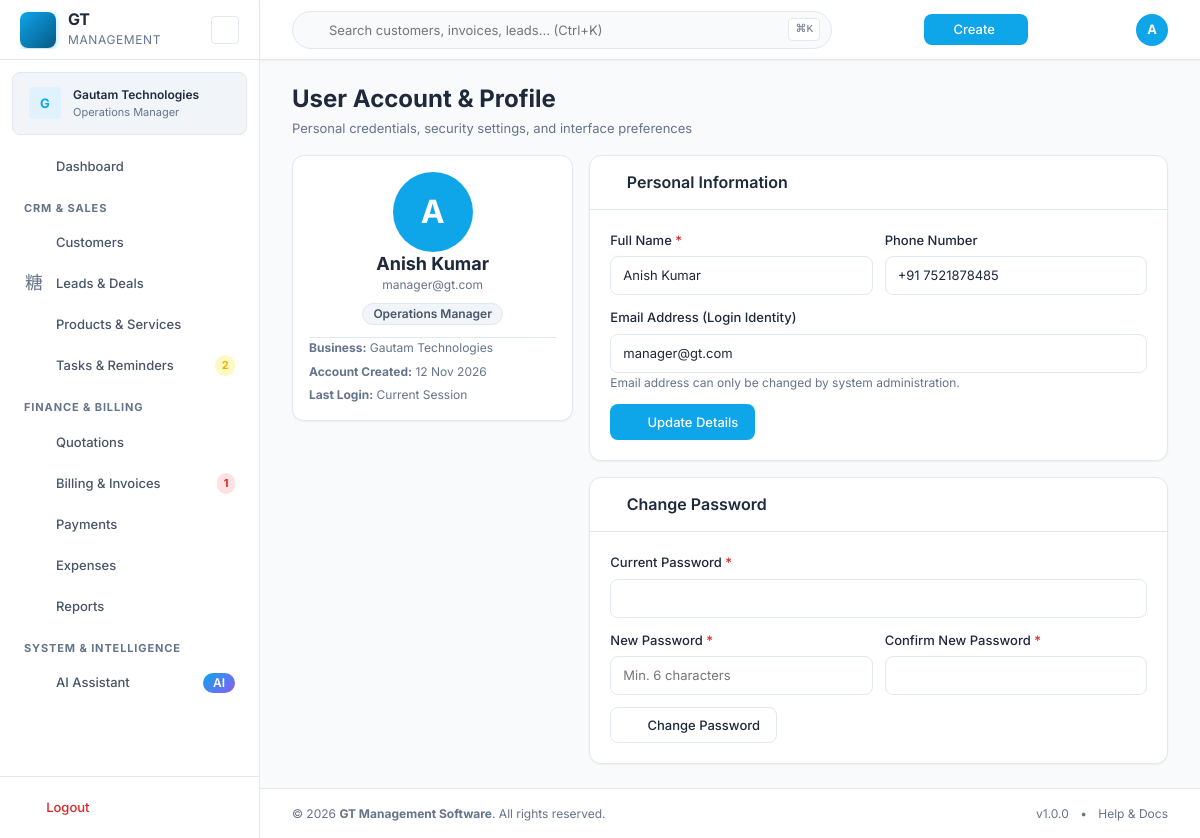
The app's page /profile.php (signed in) with its own data.
### tables this page shows
CREATE TABLE `users` (
  `id` INT UNSIGNED AUTO_INCREMENT PRIMARY KEY,
  `business_id` INT UNSIGNED NOT NULL,
  `role_id` INT UNSIGNED NOT NULL,
  `name` VARCHAR(255) NOT NULL,
  `email` VARCHAR(255) NOT NULL,
  `password` VARCHAR(255) NOT NULL,
  `phone` VARCHAR(50) DEFAULT NULL,
  `avatar_path` VARCHAR(500) DEFAULT NULL,
  `is_owner` TINYINT(1) DEFAULT 0,
  `is_active` TINYINT(1) DEFAULT 1,
  `last_login_at` TIMESTAMP NULL DEFAULT NULL,
  `failed_login_count` INT UNSIGNED DEFAULT 0,
  `locked_until` TIMESTAMP NULL DEFAULT NULL,
  `password_reset_token` VARCHAR(255) DEFAULT NULL,
  `password_reset_expires` TIMESTAMP NULL DEFAULT NULL,
  `remember_token` VARCHAR(255) DEFAULT NULL,
  `is_demo` TINYINT(1) DEFAULT 0,
  `created_at` TIMESTAMP DEFAULT CURRENT_TIMESTAMP,
  `updated_at` TIMESTAMP DEFAULT CURRENT_TIMESTAMP ON UPDATE CURRENT_TIMESTAMP,
  UNIQUE KEY `uk_user_email` (`email`),
  INDEX `idx_users_business` (`business_id`),
  FOREIGN KEY (`business_id`) REFERENCES `businesses`(`id`) ON DELETE CASCADE,
  FOREIGN KEY (`role_id`) REFERENCES `roles`(`id`)
);

CREATE TABLE `roles` (
  `id` INT UNSIGNED AUTO_INCREMENT PRIMARY KEY,
  `business_id` INT UNSIGNED NOT NULL,
  `name` VARCHAR(50) NOT NULL,
  `slug` VARCHAR(50) NOT NULL,
  `description` VARCHAR(255) DEFAULT NULL,
  `is_system` TINYINT(1) DEFAULT 0,
  `created_at` TIMESTAMP DEFAULT CURRENT_TIMESTAMP,
  UNIQUE KEY `uk_role_business` (`business_id`, `slug`),
  FOREIGN KEY (`business_id`) REFERENCES `businesses`(`id`) ON DELETE CASCADE
);

### includes/auth.php (called while the page is built, shortened)
<?php
class Auth {
    public static function requireLogin(): void {
        $config = require GT_ROOT . '/config/config.php';
    }
    public static function id(): ?int {
        return $_SESSION['user_id'] ?? null;
    }
    public static function businessName(): string {
        return $_SESSION['business_name'] ?? '';
    }
}

### includes/permissions.php (called while the page is built, shortened)
<?php
class Permissions {
    private static ?array $userPermissions = null;
    public static function load(): array {
        if (self::$userPermissions !== null) {
            return self::$userPermissions;
        }
        $userId = Auth::id();
        $user = Database::fetch("SELECT role_id FROM users WHERE id = ?", [$userId]);
        $perms = Database::fetchAll(
            "SELECT p.`key` FROM permissions p
             JOIN role_permissions rp ON p.id = rp.permission_id
             WHERE rp.role_id = ?",
            [$user['role_id']]
        );
        self::$userPermissions = array_column($perms, 'key');
        return self::$userPermissions;
    }
    public static function has(string $permissionKey): bool {
        $perms = self::load();
        return in_array($permissionKey, $perms, true);
    }
}

### includes/db.php (called while the page is built, shortened)
<?php
class Database {
    private static ?PDO $instance = null;
    public static function getInstance(): PDO {
        if (self::$instance === null) {
            $config = require GT_ROOT . '/config/config.php';
            $dsn = sprintf(
                'mysql:host=%s;port=%d;dbname=%s;charset=%s',
                $config['db_host'],
                $config['db_port'],
                $config['db_name'],
                $config['db_charset']
            );
            try {
                self::$instance = new PDO($dsn, $config['db_user'], $config['db_pass'], [
                    PDO::ATTR_ERRMODE            => PDO::ERRMODE_EXCEPTION,
                    PDO::ATTR_DEFAULT_FETCH_MODE => PDO::FETCH_ASSOC,
                    PDO::ATTR_EMULATE_PREPARES   => false,
                    PDO::MYSQL_ATTR_INIT_COMMAND => "SET NAMES utf8mb4 COLLATE utf8mb4_unicode_ci",
                ]);
            } catch (PDOException $e) {
                if ($config['debug']) {
                    throw $e;
                }
                error_log('Database connection failed: ' . $e->getMessage());
                die('Database connection error. Please check configuration.');
            }
        }
        return self::$instance;
    }
    public static function query(string $sql, array $params = []): PDOStatement {
        $stmt = self::getInstance()->prepare($sql);
        $stmt->execute($params);
        return $stmt;
    }
    public static function fetch(string $sql, array $params = []): ?array {
        $row = self::query($sql, $params)->fetch();
        return $row ?: null;
    }
}

### config/config.php (called while the page is built, shortened)
<?php
return [
    'app_name'    => 'GT Management Software',
    'app_version' => '1.0.0',
    'app_url'     => 'http://localhost/GT%20Management%20Software',
    'environment' => 'development',
    'debug'       => true,
    'timezone'    => 'Asia/Kolkata',
    'db_host'     => '127.0.0.1',
    'db_port'     => 3306,
    'db_name'     => 'gt_management',
    'db_user'     => 'root',
    'db_pass'     => '',
    'db_charset'  => 'utf8mb4',
    'session_name'     => 'GT_SESSION',
    'session_lifetime' => 7200,
    'session_secure'   => false,
    'session_httponly'  => true,
    'session_samesite'  => 'Lax',
    'storage_path'  => GT_ROOT . '/storage',
    'upload_max_mb' => 10,
    'login_max_attempts'  => 5,
    'login_lockout_mins'  => 15,
    'password_reset_ttl'  => 3600,
    'csrf_token_lifetime' => 3600,
    'encryption_key' => 'CHANGE_THIS_IN_PRODUCTION_32_CHAR_KEY!',
];

### includes/functions.php (called while the page is built, shortened)
<?php
function e(?string $value): string {
    return htmlspecialchars($value ?? '', ENT_QUOTES, 'UTF-8');
}
function url(string $path = ''): string {
    return rtrim(APP_URL, '/') . '/' . ltrim($path, '/');
}

### includes/formatting.php (called while the page is built, shortened)
<?php
function formatDate(?string $date, ?string $format = null): string {
    $defaults = require GT_ROOT . '/config/defaults.php';
    $format = $format ?? $defaults['regional']['date_format'];
    $ts = strtotime($date);
    return $ts ? date($format, $ts) : '—';
}

### profile.php (the view, shortened to what this page needs)
<?php
$userId = Auth::id();
$user = Database::fetch("SELECT u.*, r.name as role_name FROM users u JOIN roles r ON u.role_id = r.id WHERE u.id = ?", [$userId]);
require GT_ROOT . '/includes/header.php';
?>
<div class="page-header mb-4">
    <h1 class="page-title">User Account & Profile</h1>
    <p class="page-subtitle">Personal credentials, security settings, and interface preferences</p>
</div>
<div class="grid grid-cols-3 gap-4">
    <div class="col-span-1">
        <div class="card text-center p-4">
            <div class="avatar avatar-xl avatar-circle bg-primary text-white mx-auto mb-3" style="width: 80px; height: 80px; font-size: 32px; display: flex; align-items: center; justify-content: center; margin: 0 auto;">
                <?= strtoupper(substr($user['name'], 0, 1)) ?>
            </div>
            <h3 class="font-bold text-lg"><?= e($user['name']) ?></h3>
            <p class="text-xs text-muted mb-2"><?= e($user['email']) ?></p>
            <div>
                <span class="badge badge-<?= $user['is_owner'] ? 'primary' : 'secondary' ?>">
                    <?= e($user['role_name']) ?>
                </span>
            </div>
            <div class="border-top mt-3 pt-3 text-xs text-muted text-left">
                <div class="mb-1"><strong>Business:</strong> <?= e(Auth::businessName()) ?></div>
                <div class="mb-1"><strong>Account Created:</strong> <?= formatDate($user['created_at']) ?></div>
                <div><strong>Last Login:</strong> <?= !empty($user['last_login_at']) ? timeAgo($user['last_login_at']) : 'Current Session' ?></div>
            </div>
        </div>
    </div>
    <div class="col-span-2 d-flex flex-column gap-4">
        <div class="card">
            <div class="card-header">
                <h3 class="card-title"><i class="ti ti-user mr-1 text-primary"></i> Personal Information</h3>
            </div>
            <div class="card-body">
                <form method="POST" action="<?= url('profile.php') ?>">
                    <div class="grid grid-cols-2 gap-3 mb-3">
                        <div class="form-group">
                            <label class="form-label required">Full Name</label>
                            <input type="text" name="name" class="form-input" value="<?= e($user['name']) ?>" required>
                        </div>
                        <div class="form-group">
                            <label class="form-label">Phone Number</label>
                            <input type="text" name="phone" class="form-input" value="<?= e($user['phone'] ?? '') ?>" placeholder="+91 98765 43210">
                        </div>
                    </div>
                    <div class="form-group mb-3">
                        <label class="form-label">Email Address (Login Identity)</label>
                        <input type="email" class="form-input" value="<?= e($user['email']) ?>" disabled>
                        <span class="text-xs text-muted">Email address can only be changed by system administration.</span>
                    </div>
                    <button type="submit" class="btn btn-primary">
                        <i class="ti ti-device-floppy mr-1"></i> Update Details
                    </button>
                </form>
            </div>
        </div>
        <div class="card">
            <div class="card-header">
                <h3 class="card-title"><i class="ti ti-lock mr-1 text-warning"></i> Change Password</h3>
            </div>
            <div class="card-body">
                <form method="POST" action="<?= url('profile.php') ?>">
                    <div class="form-group mb-3">
                        <label class="form-label required">Current Password</label>
                        <input type="password" name="current_password" class="form-input" required>
                    </div>
                    <div class="grid grid-cols-2 gap-3 mb-3">
                        <div class="form-group">
                            <label class="form-label required">New Password</label>
                            <input type="password" name="new_password" class="form-input" placeholder="Min. 6 characters" required>
                        </div>
                        <div class="form-group">
                            <label class="form-label required">Confirm New Password</label>
                            <input type="password" name="confirm_password" class="form-input" required>
                        </div>
                    </div>
                    <button type="submit" class="btn btn-secondary">
                        <i class="ti ti-key mr-1"></i> Change Password
                    </button>
                </form>
            </div>
        </div>
    </div>
</div>
<?php require GT_ROOT . '/includes/footer.php'; ?>

### assets/css/global.css (style rules this page uses)
:root { --color-primary: #0EA5E9; --color-primary-hover: #0284C7; --color-primary-light: #E0F2FE; --color-primary-dark: #075985; --color-secondary: #075985; --color-accent: #0284C7; --color-bg: #F8FAFC; --color-surface: #FFFFFF; --color-surface-hover: #F1F5F9; --color-sidebar-bg: #FFFFFF; --color-card-bg: #FFFFFF; --color-text: #1E293B; --color-text-secondary: #475569; --color-text-muted: #64748B; --color-text-inverse: #FFFFFF; --color-border: #E2E8F0; --color-border-hover: #CBD5E1; --color-border-light: #F1F5F9; --color-success: #16A34A; --color-success-light: #DCFCE7; --color-warning: #EAB308; --color-warning-light: #FEF9C3; --color-error: #DC2626; --color-error-light: #FEE2E2; --color-info: #0EA5E9; --color-info-light: #E0F2FE; --font-family: 'Inter', -apple-system, BlinkMacSystemFont, 'Segoe UI', Roboto, sans-serif; --font-mono: 'JetBrains Mono', 'Fira Code', monospace; --font-size-xs: 0.75rem; --font-size-sm: 0.8125rem; --font-size-base: 0.875rem; --font-size-md: 1rem; --font-size-lg: 1.125rem; --font-size-xl: 1.25rem; --font-size-2xl: 1.5rem; --font-size-3xl: 1.875rem; --font-size-4xl: 2.25rem; --font-weight-normal: 400; --font-weight-medium: 500; --font-weight-semibold: 600; --font-weight-bold: 700; --line-height: 1.6; --line-height-tight: 1.3; --space-1: 0.25rem; --space-2: 0.5rem; --space-3: 0.75rem; --space-4: 1rem; --space-5: 1.25rem; --space-6: 1.5rem; --space-8: 2rem; --space-10: 2.5rem; --space-12: 3rem; --sidebar-width: 260px; --sidebar-compact-width: 72px; --topbar-height: 60px; --content-max-width: 1400px; --radius-sm: 4px; --radius: 8px; --radius-lg: 12px; --radius-xl: 16px; --radius-full: 9999px; --shadow-sm: 0 1px 2px rgba(0, 0, 0, 0.05); --shadow: 0 1px 3px rgba(0, 0, 0, 0.08), 0 1px 2px rgba(0, 0, 0, 0.04); --shadow-md: 0 4px 6px -1px rgba(0, 0, 0, 0.08), 0 2px 4px -2px rgba(0, 0, 0, 0.05); --shadow-lg: 0 10px 15px -3px rgba(0, 0, 0, 0.08), 0 4px 6px -4px rgba(0, 0, 0, 0.04); --shadow-xl: 0 20px 25px -5px rgba(0, 0, 0, 0.1), 0 8px 10px -6px rgba(0, 0, 0, 0.05); --transition-fast: 150ms ease; --transition: 200ms ease; --transition-slow: 300ms ease; --z-dropdown: 100; --z-sticky: 200; --z-overlay: 300; --z-modal: 400; --z-toast: 500; --z-tooltip: 600; }
*, *::before, *::after { box-sizing: border-box; margin: 0; padding: 0; }
html { font-size: 16px; -webkit-text-size-adjust: 100%; scroll-behavior: smooth; }
body { font-family: var(--font-family); font-size: var(--font-size-base); line-height: var(--line-height); color: var(--color-text); background-color: var(--color-bg); -webkit-font-smoothing: antialiased; -moz-osx-font-smoothing: grayscale; overflow-x: hidden; }
h1, h2, h3, h4, h5, h6 { font-weight: var(--font-weight-semibold); line-height: var(--line-height-tight); color: var(--color-text); }
h1 { font-size: var(--font-size-3xl); }
h3 { font-size: var(--font-size-xl); }
p { margin-bottom: var(--space-4); }
input, select, textarea, button { font-family: inherit; font-size: inherit; line-height: inherit; }
button { cursor: pointer; }
.text-center { text-align: center; }
.text-left { text-align: left; }
.text-muted { color: var(--color-text-muted); }
.text-warning { color: var(--color-warning); }
.text-primary { color: var(--color-primary); }
.text-xs { font-size: var(--font-size-xs); }
.text-lg { font-size: var(--font-size-lg); }
.font-bold { font-weight: var(--font-weight-bold); }
.mb-1 { margin-bottom: var(--space-1); }
.mb-2 { margin-bottom: var(--space-2); }
.mb-4 { margin-bottom: var(--space-4); }
.mx-auto { margin-left: auto; margin-right: auto; }
.p-4 { padding: var(--space-4); }
.d-flex { display: flex; }
.gap-3 { gap: var(--space-3); }
.gap-4 { gap: var(--space-4); }

### assets/css/layout.css (style rules this page uses)
.grid { display: grid; }
.grid-cols-2 { grid-template-columns: repeat(2, 1fr); }
.grid-cols-3 { grid-template-columns: repeat(3, 1fr); }
.col-span-1 { grid-column: span 1 / span 1; }
.col-span-2 { grid-column: span 2 / span 2; }

### records on screen
users: name "A", name "Anish Kumar", email "manager@gt.com", role.name "Operations Manager", created_at "12 Nov 2026", phone "+91 7521878485"

### other values on screen
substr(e($businessName), 0, 1) "G"
truncate($businessName, 22) "Gautam Technologies"
$pendingTasksCount "2"
$overdueInvoicesCount "1"
$userInitial "A"
Auth::businessName() "Gautam Technologies"
APP_NAME "GT Management Software"
APP_VERSION "1.0.0"
